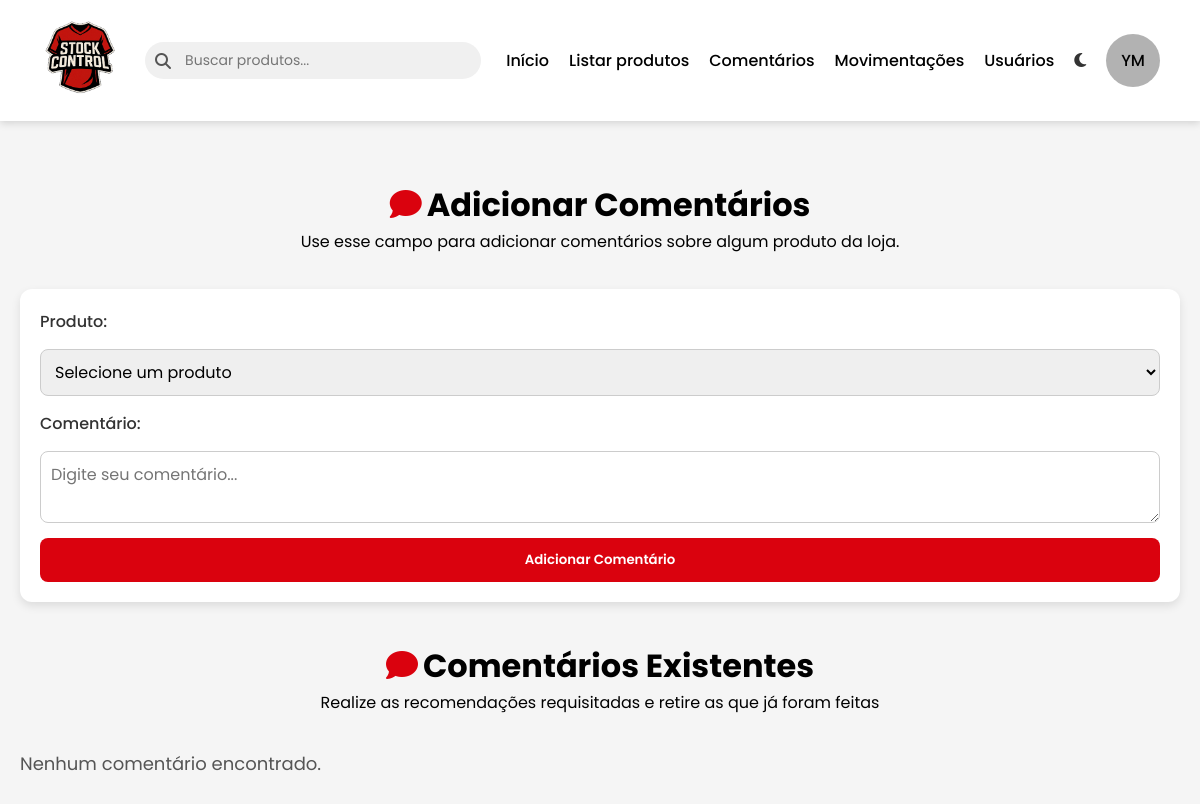
/php/comentarios.php (signed in), run on an earlier commit of the app's database.
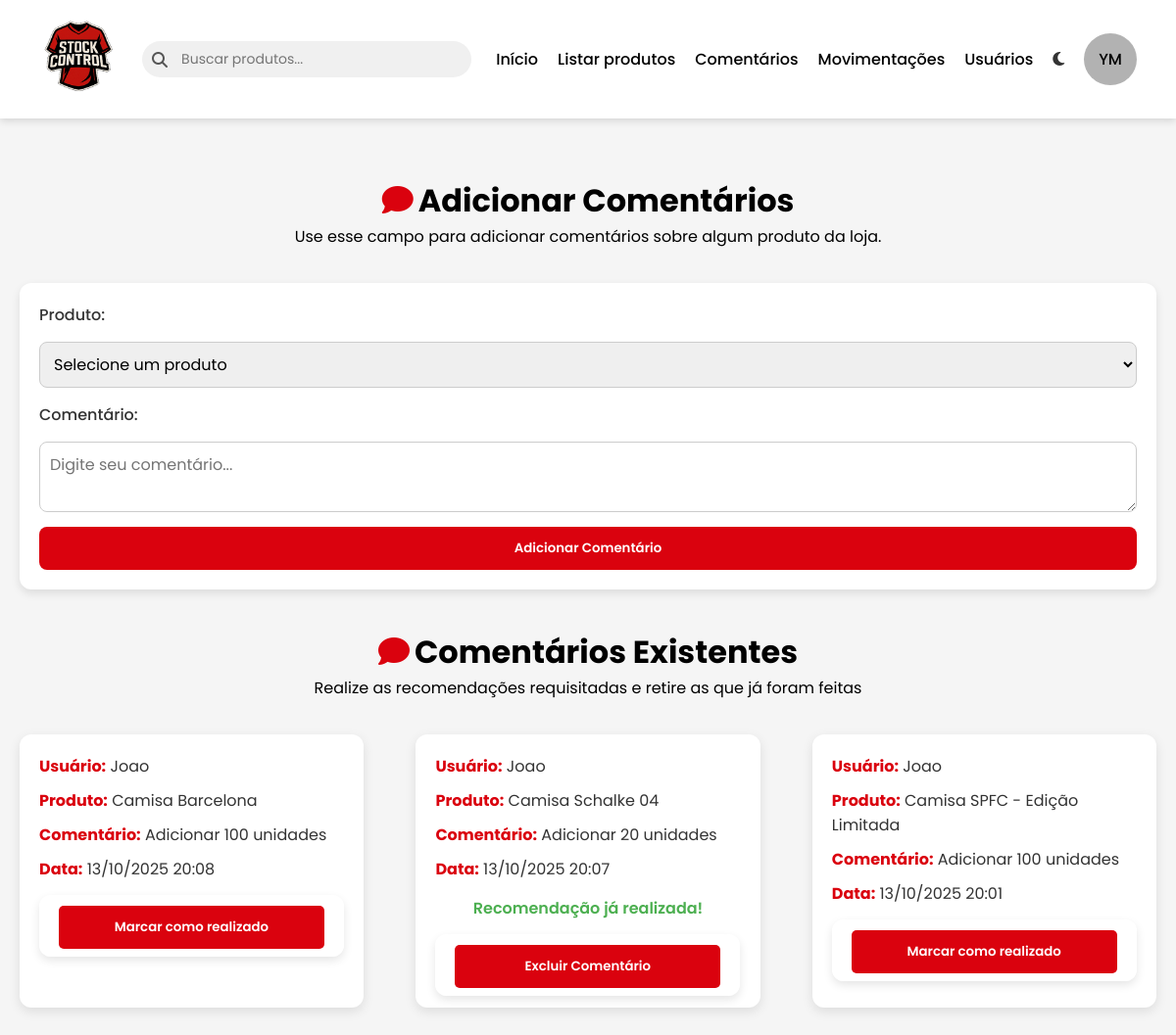
And on a later commit of the database.
### tables this page shows
CREATE TABLE `comentarios` (
  `id_comentario` int(11) NOT NULL,
  `id_produto` int(11) NOT NULL,
  `id_usuario` int(11) NOT NULL,
  `conteudo_comentario` text NOT NULL,
  `data_comentario` datetime DEFAULT current_timestamp(),
  `realizado_comentario` tinyint(1) DEFAULT 0
);

CREATE TABLE `usuarios` (
  `id_usuario` int(11) NOT NULL,
  `nome_usuario` varchar(100) NOT NULL,
  `email_usuario` varchar(100) NOT NULL,
  `senha_usuario` varchar(255) NOT NULL,
  `tipo_usuario` enum('Administrador','Funcionario') NOT NULL
);

CREATE TABLE `produtos` (
  `id_produto` int(11) NOT NULL,
  `nome_produto` varchar(255) NOT NULL,
  `descricao_produto` varchar(255) NOT NULL,
  `quantidade_produto` int(11) NOT NULL,
  `preco_produto` float NOT NULL,
  `status_produto` enum('Ativo','Inativo') NOT NULL,
  `imagem_produto` longblob NOT NULL,
  `data_criacao_produto` datetime NOT NULL
);

### php/comentarios.php (the view, shortened to what this page needs)
<?php
include 'nav.php';
include 'conexao.php';
$sql = "SELECT c.id_comentario, c.id_produto, c.conteudo_comentario, c.data_comentario, c.realizado_comentario, u.nome_usuario, p.nome_produto
        FROM comentarios c
        JOIN usuarios u ON c.id_usuario = u.id_usuario
        JOIN produtos p ON c.id_produto = p.id_produto
        ORDER BY c.data_comentario DESC";
$result = $conexao->query($sql);
?>
<!DOCTYPE html>
<html lang="pt-br">
<head>
    <link rel="stylesheet" href="../css/comentarios.css">
</head>
<body>
<main>
    <div id="titulo">
        <h1><i class="fas fa-comment"></i>Adicionar Comentários</h1>
        <p>Use esse campo para adicionar comentários sobre algum produto da loja.</p>
    </div>
    <form method="POST">
        <label for="id_produto">Produto:</label>
        <select name="id_produto" required>
            <option value="">Selecione um produto</option>
        </select>
        <label for="conteudo">Comentário:</label>
        <textarea name="conteudo" placeholder="Digite seu comentário..." required></textarea>
        <button type="submit" name="novo_comentario">Adicionar Comentário</button>
    </form>
    <div id="titulo">
        <h1><i class="fas fa-comment"></i>Comentários Existentes</h1>
        <p>Realize as recomendações requisitadas e retire as que já foram feitas</p>
    </div>
    <div id="comentarios-container">
    <?php if ($result->num_rows > 0): ?>
        <?php while ($row = $result->fetch_assoc()): ?>
            <div class="comentario">
                <p><strong>Usuário:</strong> <?= htmlspecialchars($row['nome_usuario']) ?></p>
                <p><strong>Produto:</strong> <?= htmlspecialchars($row['nome_produto']) ?></p>
                <p><strong>Comentário:</strong> <?= nl2br(htmlspecialchars($row['conteudo_comentario'])) ?></p>
                <p><strong>Data:</strong> <?= date('d/m/Y H:i', strtotime($row['data_comentario'])) ?></p>
                <?php if (!$row['realizado_comentario']): ?>
                    <form method="GET" style="display:inline;" class="form-realizado">
                        <button type="button" class="btn-realizado" data-comentario="<?= $row['id_comentario'] ?>">Marcar como realizado</button>
                    </form>
                <?php else: ?>
                    <p class="realizado">Recomendação já realizada!</p>
                    <form method="POST" style="display:inline;" class="form-excluir">
                        <button type="button" class="btn-excluir" data-comentario="<?= $row['id_comentario'] ?>">Excluir Comentário</button>
                    </form>
                <?php endif; ?>
            </div>
        <?php endwhile; ?>
    <?php else: ?>
        <p class="sem-comentarios">Nenhum comentário encontrado.</p>
    <?php endif; ?>
    </div>
</main>
</body>
</html>

What changed in the data, as far as the page shows it:
added comentarios: id_usuario.nome_usuario "Joao", id_produto.nome_produto "Camisa Barcelona", conteudo_comentario "Adicionar 100 unidades", data_comentario "13/10/2025 20:08"
added comentarios: id_usuario.nome_usuario "Joao", id_produto.nome_produto "Camisa Schalke 04", conteudo_comentario "Adicionar 20 unidades", data_comentario "13/10/2025 20:07"
added comentarios: id_usuario.nome_usuario "Joao", id_produto.nome_produto "Camisa SPFC - Edição Limitada", conteudo_comentario "Adicionar 100 unidades", data_comentario "13/10/2025 20:01"
Also different on the page:
text no longer shown: "Nenhum comentário encontrado."
